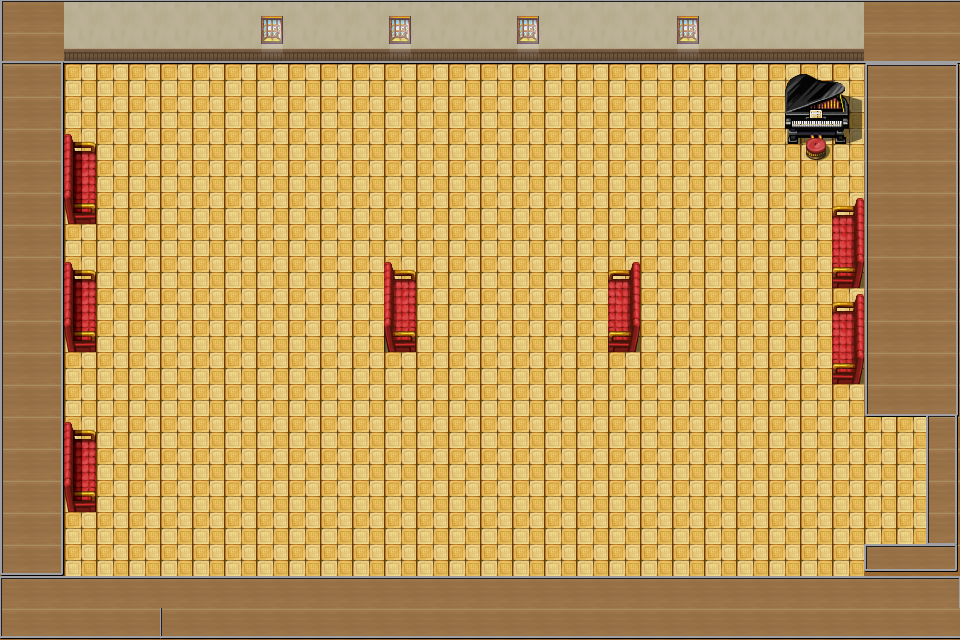

A 2D game scene composited from a Tiled map and its tileset images. What follows is a short description and the map's XML, with each tile layer's data collapsed to a summary:
An orthogonal 30x20 tile map with 32x32 px tiles, 1 tile layer (Tile Layer 1) and 29 objects.

<map version="1.0" orientation="orthogonal" width="30" height="20" tilewidth="32" tileheight="32">
 <tileset firstgid="1" name="studentlounge" tilewidth="32" tileheight="32">
  <image source="Tilesets/studentlounge.png" trans="ffffff" width="960" height="640" />
 </tileset>
 <layer name="Tile Layer 1" width="30" height="20">
  <data>[600 cells, 600 non-empty, 595 distinct tile ids]</data>
 </layer>
 <objectgroup color="#000000" name="Solid" width="30" height="20">
  <object x="0" y="0" width="960" height="64" />
  <object x="0" y="64" width="64" height="512" />
  <object x="0" y="576" width="960" height="64" />
  <object x="864" y="64" width="96" height="352" />
  <object x="864" y="544" width="96" height="32" />
  <object x="928" y="416" width="32" height="128" />
  <object x="786" y="76" width="61" height="50" />
  <object x="384" y="263" width="7" height="88" />
  <object x="388" y="271" width="28" height="8" />
  <object x="388" y="332" width="27" height="19" />
  <object x="630" y="262" width="9" height="90" />
  <object x="608" y="269" width="25" height="9" />
  <object x="608" y="334" width="25" height="17" />
  <object x="855" y="198" width="15" height="88" />
  <object x="833" y="206" width="26" height="7" />
  <object x="833" y="269" width="52" height="19" />
  <object x="856" y="294" width="34" height="90" />
  <object x="833" y="302" width="37" height="9" />
  <object x="833" y="364" width="51" height="19" />
  <object x="41" y="135" width="33" height="89" />
  <object x="68" y="143" width="26" height="7" />
  <object x="63" y="204" width="32" height="20" />
  <object x="56" y="263" width="16" height="89" />
  <object x="69" y="270" width="26" height="11" />
  <object x="65" y="331" width="30" height="21" />
  <object x="58" y="422" width="14" height="90" />
  <object x="67" y="429" width="28" height="11" />
  <object x="66" y="490" width="29" height="22" />
 </objectgroup>
 <objectgroup color="#ff0000" name="Teleport" width="30" height="20">
  <object x="896" y="416" width="32" height="128">
   <properties>
    <property name="warpMap" value="map_HallwayWest" />
    <property name="warpX" value="2" />
    <property name="warpY" value="4" />
   </properties>
  </object>
 </objectgroup>
</map>
